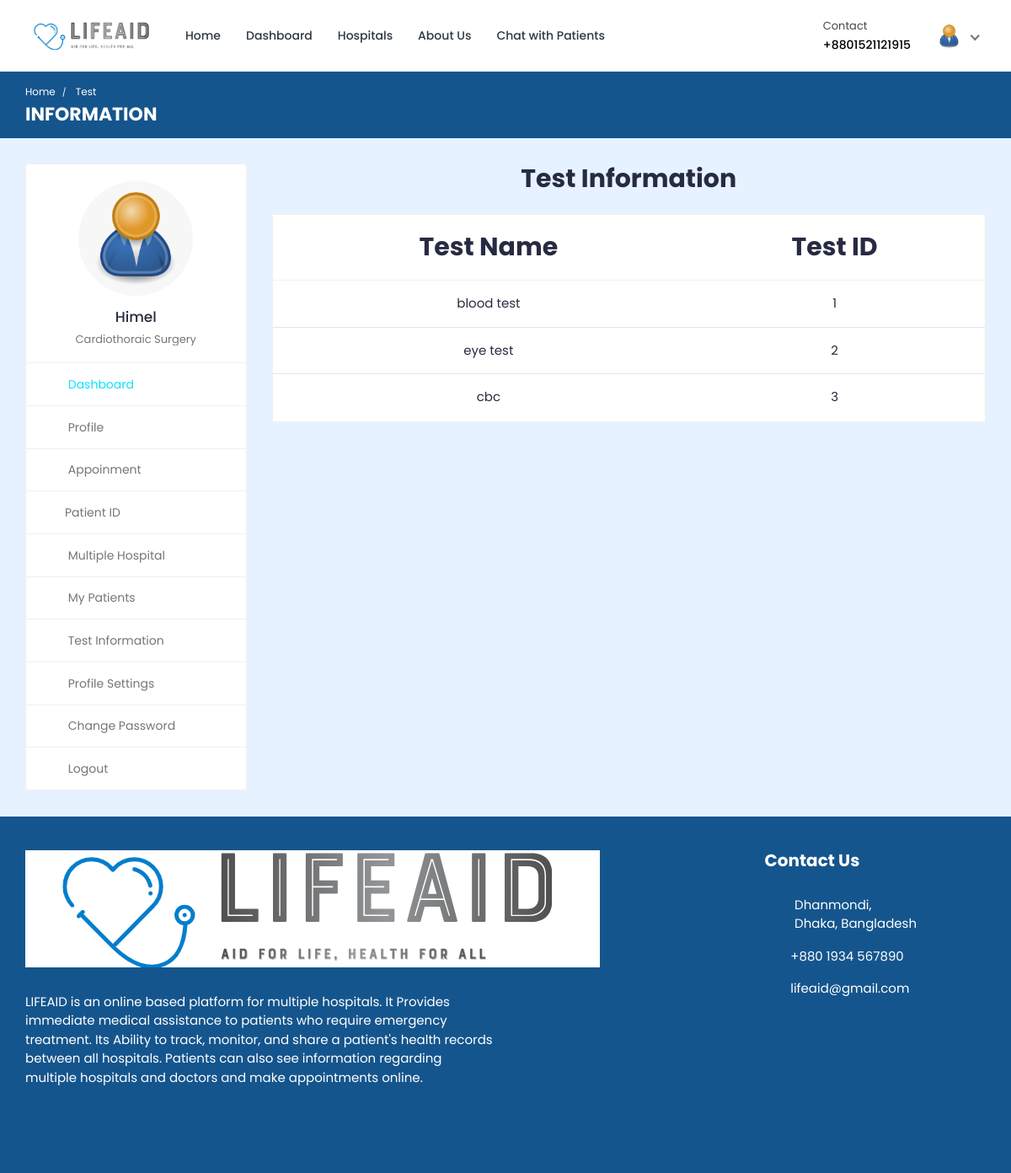
Page /doctor/doctor-test-list/ (signed in) on the earlier database version.
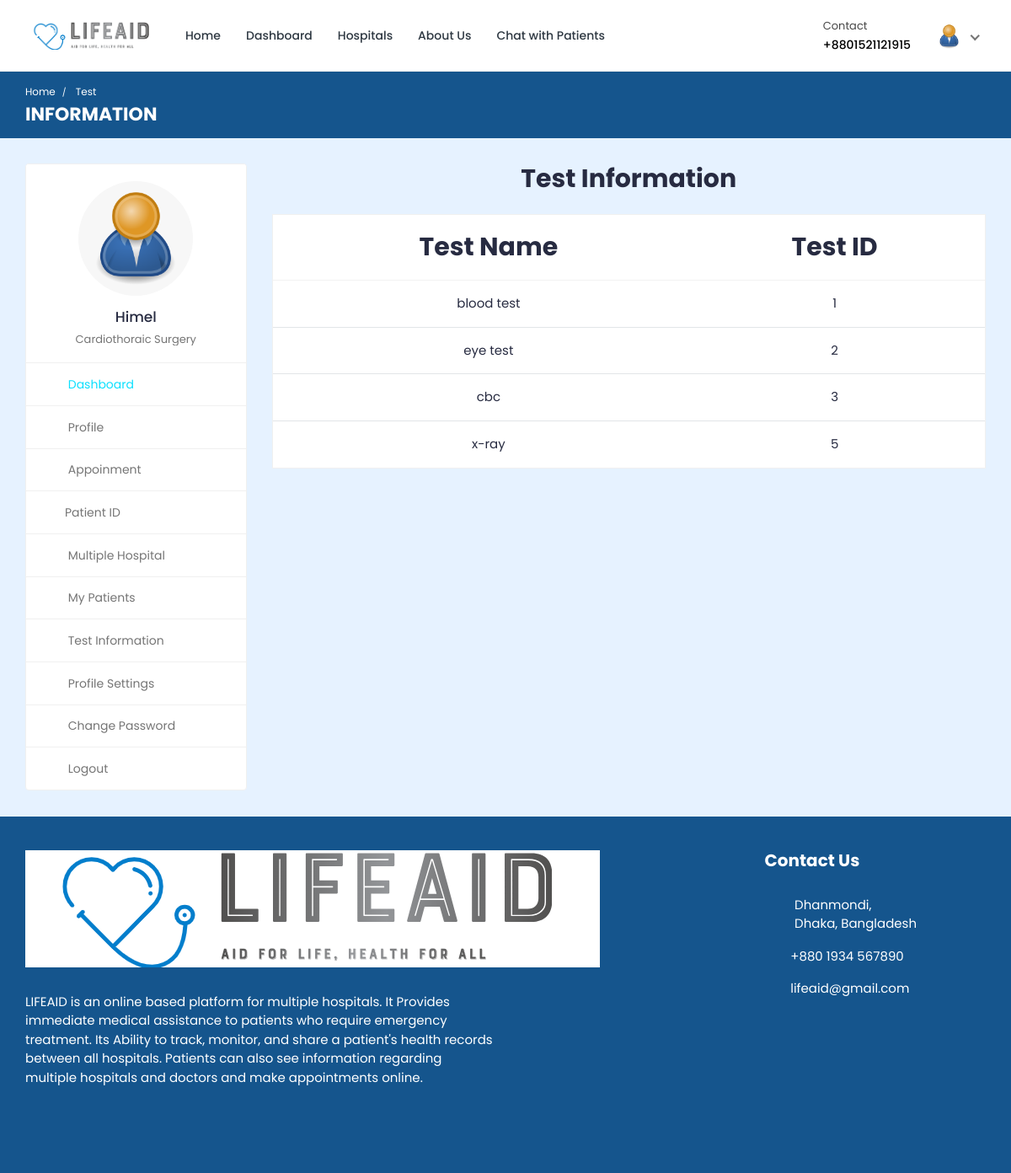
Same page on the later database version.
### hospital_admin/models.py (models this page shows, shortened)
class Test_Information(models.Model):
    test_id = models.AutoField(primary_key=True)
    test_name = models.CharField(max_length=200, null=True, blank=True)
    test_price = models.CharField(max_length=200, null=True, blank=True)

### doctor/views.py (the view)
# urls.py: path('doctor-test-list/', views.doctor_test_list, name='doctor-test-list'),
@csrf_exempt
@login_required(login_url="login")
def doctor_test_list(request):
    if request.user.is_authenticated and request.user.is_doctor:
        doctor = Doctor_Information.objects.get(user=request.user)
        tests = Test_Information.objects.all
        context = {'doctor': doctor, 'tests': tests}
        return render(request, 'doctor-test-list.html', context)
    elif request.user.is_authenticated and request.user.is_patient:
        patient = Patient.objects.get(user=request.user)
        tests = Test_Information.objects.all
        context = {'patient': patient, 'tests': tests}
        return render(request, 'doctor-test-list.html', context)
    else:
        logout(request)
        messages.info(request, 'Not Authorized')
        return render(request, 'doctor-login.html')

### templates/doctor-test-list.html (shortened to what this page needs)
{% load static %}
<!DOCTYPE html>
<html lang="en">
  <head>
    <link
      rel="stylesheet"
      href="{% static 'HealthStack-System/css/Normal/bootstrap.min.css' %}"
    />
    <link
      rel="stylesheet"
      href="{% static 'HealthStack-System/plugins/Normal/fontawesome/css/fontawesome.min.css' %}"
    />
    <link
      rel="stylesheet"
      href="{% static 'HealthStack-System/plugins/Normal/fontawesome/css/all.min.css' %}"
    />
    <link
      rel="stylesheet"
      href="{% static 'HealthStack-System/css/Normal/style.css' %}"
    />
  </head>
  <body>
  {% if user.is_authenticated %}
    <div class="main-wrapper">
      <header class="header">
				{% if user.is_authenticated and user.is_doctor %}
				{% include 'doctor-navbar.html' %}
				{% endif %}
      </header>
      <div class="breadcrumb-bar">
        <div class="container-fluid">
          <div class="row align-items-center">
            <div class="col-md-12 col-12">
              <nav aria-label="breadcrumb" class="page-breadcrumb">
                <ol class="breadcrumb">
									{% if user.is_authenticated and user.is_doctor %}
									<li class="breadcrumb-item"><a href="{% url 'doctor-dashboard' %}">Home</a></li>
									{% endif %}
                  <li class="breadcrumb-item active" aria-current="page">
                    Test
                  </li>
                </ol>
              </nav>
              <h2 class="breadcrumb-title">INFORMATION</h2>
            </div>
          </div>
        </div>
      </div>
      <div class="content">
        <div class="container-fluid">
          <div class="row">
            <div class="col-md-5 col-lg-4 col-xl-3 theiaStickySidebar">
              <div>
								{% if user.is_authenticated and user.is_doctor %}
								{% include 'doctor-sidebar.html' %}
								{% endif %}
              </div>
            </div>
            <div class="col-md-7 col-lg-8 col-xl-9">
              <div class="row">
                <div class="col-md-12">
                  <h2 class="mb-4 text-center"><b>Test Information</b></h2>
                  <div class="appointment-tab">
                      <div class="tab-pane" id="today-appointments">
                        <div class="card card-table mb-0">
                          <div class="card-body">
                            <div class="table-responsive">
                              <table
                                class="table table-hover table-center mb-0 text-center"
                              >
                                <thead style="font-size: 30px;">
                                  <tr>
                                    <th>Test Name</th>
                                    <th>Test ID</th>
                                  </tr>
                                </thead>
                                <tbody>
                                  {% for t in tests %}
                                  <tr>
                                    <td> {{t.test_name}}</td>
                                    <td>{{t.test_id}}</td>
                                  </tr>
                                  {% endfor %}
                                </tbody>
                              </table>
                            </div>
                          </div>
                        </div>
                      </div>
                    </div>
                  </div>
                </div>
              </div>
            </div>
          </div>
        </div>
      </div>
      {% include 'footer.html' %}
  {% else %}
  <p> You are not logged in </p>
  {% endif %}
  </body>
</html>

Differences in the rows shown:
added Test_Information: test_name "x-ray", test_id "5"
